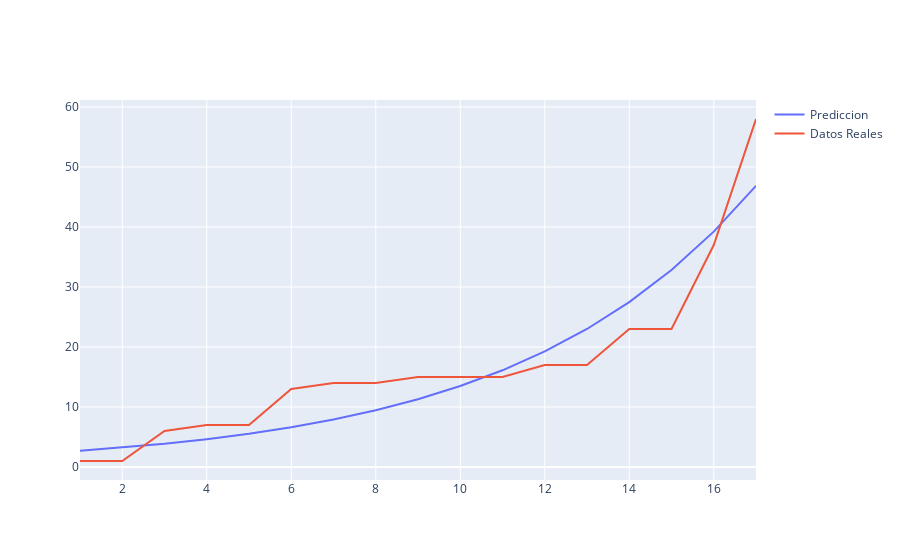

The notebook cell this image was saved under:
### Markdown cell above
# Graficas

### Code cell
fig = go.Figure()
fig.add_trace(go.Scatter(y=func(x,*popt), x=fecha,mode='lines',name='Prediccion'))
fig.add_trace(go.Scatter(y=casos, x=fecha,mode='lines',name='Datos Reales'))
fig.show()

### Figure 1 — Plotly figure (JSON) as saved in the notebook; plotly's stock layout.template omitted (floating-point values rounded to 4 significant figures)
{"data": [{"mode": "lines", "name": "Prediccion", "type": "scatter", "x": [1, 2, 3, 4, 5, 6, 7, 8, 9, 10, 11, 12, 13, 14, 15, 16, 17], "y": [2.721, 3.251, 3.884, 4.64, 5.543, 6.623, 7.912, 9.452, 11.29, 13.49, 16.12, 19.26, 23.0, 27.48, 32.83, 39.22, 46.86]}, {"mode": "lines", "name": "Datos Reales", "type": "scatter", "x": [1, 2, 3, 4, 5, 6, 7, 8, 9, 10, 11, 12, 13, 14, 15, 16, 17], "y": [1, 1, 6, 7, 7, 13, 14, 14, 15, 15, 15, 17, 17, 23, 23, 37, 58]}], "layout": {}}
